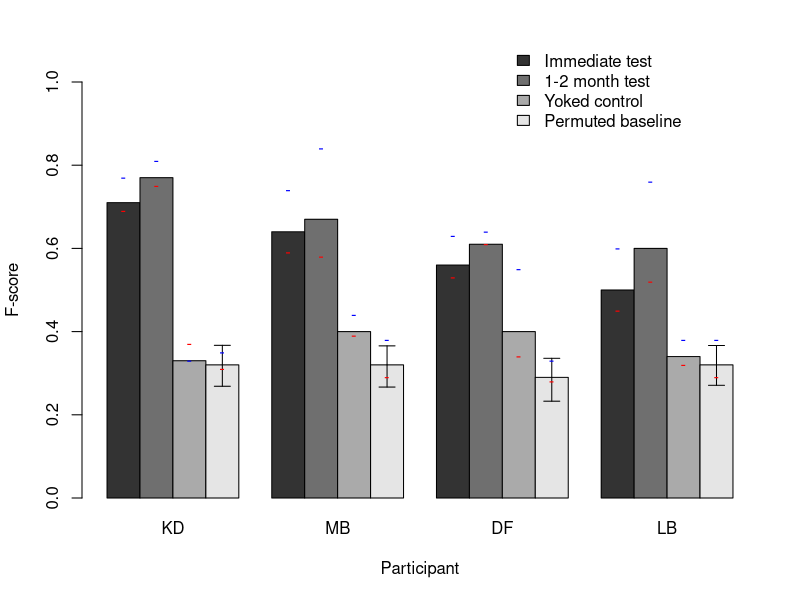

Source code (R):
# code from Frank, Tenenbaum, & Gibson (2013), PLOS
# code was written probably circa 2011
# updated and posted 2024

library(plotrix)

# f scores
fs <- matrix(NA,nrow=4,ncol=4)
ps <- matrix(NA,nrow=4,ncol=4)
rs <- matrix(NA,nrow=4,ncol=4)

# IIRC these are output from Matlab code from ~2008
ps[1,] <- c(0.69,0.59,0.53,0.45)
rs[1,] <- c(0.77,0.74,0.63,0.60)
fs[1,] <- c(0.71,0.64,0.56,0.50)
ps[2,] <- c(0.75,0.58,0.61,0.52)
rs[2,] <- c(0.81,0.84,0.64,0.76)
fs[2,] <- c(0.77,0.67,0.61,0.60)
ps[3,] <- c(0.37,0.39,0.34,0.32)
rs[3,] <- c(0.33,0.44,0.55,0.38)
fs[3,] <- c(0.33,0.40,0.40,0.34)
ps[4,] <- c(0.31,0.29,0.28,0.29)
rs[4,] <- c(0.35,0.38,0.33,0.38)
fs[4,] <- c(0.32,0.32,0.29,0.32)

baseline.CIs <- matrix(NA,nrow=2,ncol=4)
baseline.CIs[1,] <- c(   0.2730,    0.2743,    0.2442,   0.2734)
baseline.CIs[2,] <- c(    0.3714,    0.3733,    0.3473,    0.3691)


# make plot
cols = rep(gray(seq(.2,.9,.7/3)),4)
xs <- barplot(fs,beside=TRUE,col=cols,
	names.arg=c('KD','MB','DF','LB'),
	ylim=c(0,1),xlab="Participant",ylab="F-score")
plotCI(xs[4,],fs[4,],fs[4,] - baseline.CIs[1,],
	baseline.CIs[2,] - fs[4,],add=TRUE,pch=NA)
points(xs,ps,col="red",pch="-")
points(xs,rs,col="blue",pch="-")
legend(13,1.1,c("Immediate test","1-2 month test","Yoked control","Permuted baseline"),
	fill=cols,xpd="n",bty="n")
#legend(13,.8,c("Precision","Recall"),pch=1,col=c("red","blue"),bty="n")